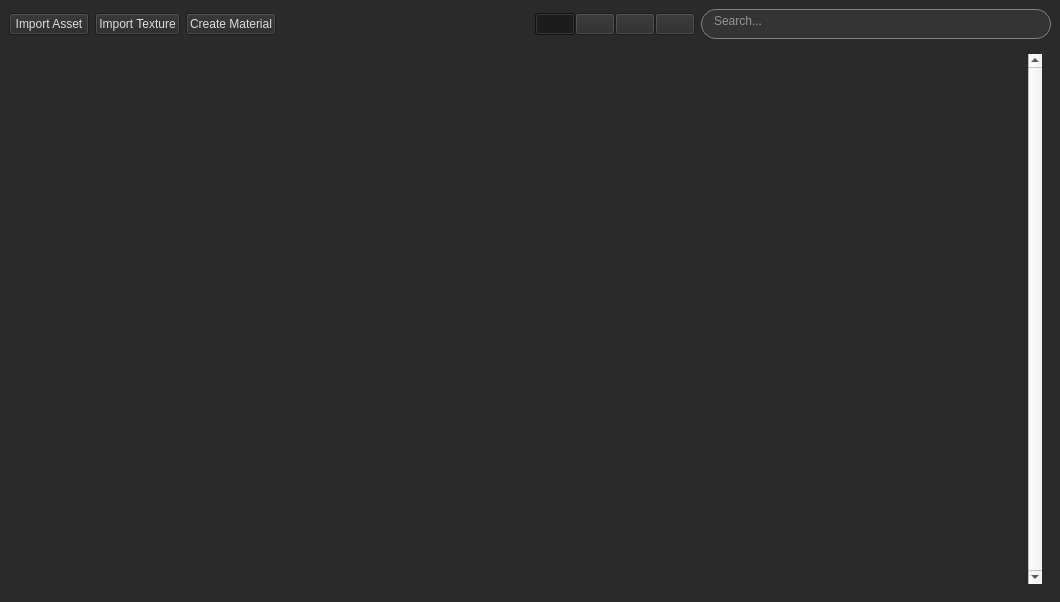
<?xml version="1.0" encoding="UTF-8"?>
<ui version="4.0">
 <class>MainWindow</class>
 <widget class="QMainWindow" name="MainWindow">
  <property name="geometry">
   <rect>
    <x>0</x>
    <y>0</y>
    <width>1060</width>
    <height>602</height>
   </rect>
  </property>
  <property name="windowTitle">
   <string>MainWindow</string>
  </property>
  <property name="styleSheet">
   <string notr="true">QMainWindow{
	background-color: rgb(42, 42, 42);
}</string>
  </property>
  <widget class="QWidget" name="centralwidget">
   <layout class="QVBoxLayout" name="verticalLayout">
    <item>
     <layout class="QGridLayout" name="gridLayout_2" rowstretch="0,0,0">
      <item row="0" column="8">
       <widget class="QTextEdit" name="search_te">
        <property name="minimumSize">
         <size>
          <width>350</width>
          <height>0</height>
         </size>
        </property>
        <property name="maximumSize">
         <size>
          <width>350</width>
          <height>30</height>
         </size>
        </property>
        <property name="styleSheet">
         <string notr="true">QTextEdit {

	color: rgb(246, 245, 244);
	background-color: rgb(52, 52, 52);
	border : 1px solid grey;
	border-radius: 15px;
	padding-left : 8px;

}</string>
        </property>
        <property name="verticalScrollBarPolicy">
         <enum>Qt::ScrollBarAlwaysOff</enum>
        </property>
        <property name="horizontalScrollBarPolicy">
         <enum>Qt::ScrollBarAlwaysOff</enum>
        </property>
        <property name="placeholderText">
         <string>Search...</string>
        </property>
       </widget>
      </item>
      <item row="0" column="0">
       <widget class="QPushButton" name="asset_btn">
        <property name="styleSheet">
         <string notr="true">QPushButton{

	color: rgb(220, 220, 220);
	background-color: rgb(40, 40, 40);

}</string>
        </property>
        <property name="text">
         <string>Import Asset</string>
        </property>
       </widget>
      </item>
      <item row="0" column="1">
       <widget class="QPushButton" name="texture_btn">
        <property name="styleSheet">
         <string notr="true">QPushButton{

	color: rgb(220, 220, 220);
	background-color: rgb(40, 40, 40);

}</string>
        </property>
        <property name="text">
         <string>Import Texture</string>
        </property>
       </widget>
      </item>
      <item row="2" column="0" colspan="9">
       <widget class="QWidget" name="widget" native="true">
        <layout class="QHBoxLayout" name="horizontalLayout">
         <item>
          <widget class="QListWidget" name="items_lw">
           <property name="cursor" stdset="0">
            <cursorShape>ArrowCursor</cursorShape>
           </property>
           <property name="mouseTracking">
            <bool>false</bool>
           </property>
           <property name="focusPolicy">
            <enum>Qt::NoFocus</enum>
           </property>
           <property name="styleSheet">
            <string notr="true">.QListWidget{
	border: 0;
	background: transparent;
}

QScrollBar:vertical{
	background: rgb(30, 30, 30);
	width:10px;
}

QScrollBar::add-page:vertical, QScrollBar::sub-page:vertical {
    background: none;
}

QScrollBar::handle:vertical {
	background-color: rgb(60, 60, 60);
	border-radius: 5px;
}

QScrollBar::add-line:vertical {
      border: none;
      background: none;
}

QScrollBar::sub-line:vertical {
      border: none;
      background: none;
}


</string>
           </property>
           <property name="frameShape">
            <enum>QFrame::StyledPanel</enum>
           </property>
           <property name="frameShadow">
            <enum>QFrame::Sunken</enum>
           </property>
           <property name="verticalScrollBarPolicy">
            <enum>Qt::ScrollBarAlwaysOn</enum>
           </property>
           <property name="horizontalScrollBarPolicy">
            <enum>Qt::ScrollBarAlwaysOff</enum>
           </property>
           <property name="autoScroll">
            <bool>true</bool>
           </property>
           <property name="autoScrollMargin">
            <number>16</number>
           </property>
           <property name="selectionMode">
            <enum>QAbstractItemView::NoSelection</enum>
           </property>
           <property name="verticalScrollMode">
            <enum>QAbstractItemView::ScrollPerPixel</enum>
           </property>
           <property name="horizontalScrollMode">
            <enum>QAbstractItemView::ScrollPerPixel</enum>
           </property>
           <property name="movement">
            <enum>QListView::Free</enum>
           </property>
          </widget>
         </item>
        </layout>
       </widget>
      </item>
      <item row="0" column="2">
       <widget class="QPushButton" name="material_btn">
        <property name="styleSheet">
         <string notr="true">QPushButton{

	color: rgb(220, 220, 220);
	background-color: rgb(40, 40, 40);

}</string>
        </property>
        <property name="text">
         <string>Create Material</string>
        </property>
       </widget>
      </item>
      <item row="0" column="3">
       <spacer name="horizontalSpacer">
        <property name="orientation">
         <enum>Qt::Horizontal</enum>
        </property>
        <property name="sizeHint" stdset="0">
         <size>
          <width>40</width>
          <height>20</height>
         </size>
        </property>
       </spacer>
      </item>
      <item row="0" column="4" colspan="4">
       <widget class="QWidget" name="widget_2" native="true">
        <property name="minimumSize">
         <size>
          <width>0</width>
          <height>0</height>
         </size>
        </property>
        <property name="styleSheet">
         <string notr="true">QPushButton {

background-color: rgb(42, 42, 42);

}

QPushButton:checked{

background-color: rgb(25, 25, 25);

}
</string>
        </property>
        <layout class="QHBoxLayout" name="horizontalLayout_4">
         <property name="spacing">
          <number>0</number>
         </property>
         <property name="leftMargin">
          <number>0</number>
         </property>
         <property name="topMargin">
          <number>0</number>
         </property>
         <property name="rightMargin">
          <number>0</number>
         </property>
         <property name="bottomMargin">
          <number>0</number>
         </property>
         <item>
          <widget class="QPushButton" name="all_check">
           <property name="text">
            <string/>
           </property>
           <property name="icon">
            <iconset resource="../../ressources.qrc">
             <normaloff>:/icons/ui/ressources/all.png</normaloff>:/icons/ui/ressources/all.png</iconset>
           </property>
           <property name="iconSize">
            <size>
             <width>24</width>
             <height>24</height>
            </size>
           </property>
           <property name="checkable">
            <bool>true</bool>
           </property>
           <property name="checked">
            <bool>true</bool>
           </property>
           <property name="flat">
            <bool>false</bool>
           </property>
          </widget>
         </item>
         <item>
          <widget class="QPushButton" name="models_check">
           <property name="cursor">
            <cursorShape>ArrowCursor</cursorShape>
           </property>
           <property name="styleSheet">
            <string notr="true"/>
           </property>
           <property name="text">
            <string/>
           </property>
           <property name="icon">
            <iconset resource="../../ressources.qrc">
             <normaloff>:/icons/ui/ressources/model.png</normaloff>:/icons/ui/ressources/model.png</iconset>
           </property>
           <property name="iconSize">
            <size>
             <width>24</width>
             <height>24</height>
            </size>
           </property>
           <property name="checkable">
            <bool>true</bool>
           </property>
          </widget>
         </item>
         <item>
          <widget class="QPushButton" name="textures_check">
           <property name="text">
            <string/>
           </property>
           <property name="icon">
            <iconset resource="../../ressources.qrc">
             <normaloff>:/icons/ui/ressources/texture.png</normaloff>:/icons/ui/ressources/texture.png</iconset>
           </property>
           <property name="iconSize">
            <size>
             <width>24</width>
             <height>24</height>
            </size>
           </property>
           <property name="checkable">
            <bool>true</bool>
           </property>
          </widget>
         </item>
         <item>
          <widget class="QPushButton" name="materials_check">
           <property name="text">
            <string/>
           </property>
           <property name="icon">
            <iconset resource="../../ressources.qrc">
             <normaloff>:/icons/ui/ressources/material.png</normaloff>:/icons/ui/ressources/material.png</iconset>
           </property>
           <property name="iconSize">
            <size>
             <width>24</width>
             <height>24</height>
            </size>
           </property>
           <property name="checkable">
            <bool>true</bool>
           </property>
          </widget>
         </item>
        </layout>
       </widget>
      </item>
     </layout>
    </item>
   </layout>
  </widget>
 </widget>
 <resources>
  <include location="../../ressources.qrc"/>
 </resources>
 <connections/>
</ui>
